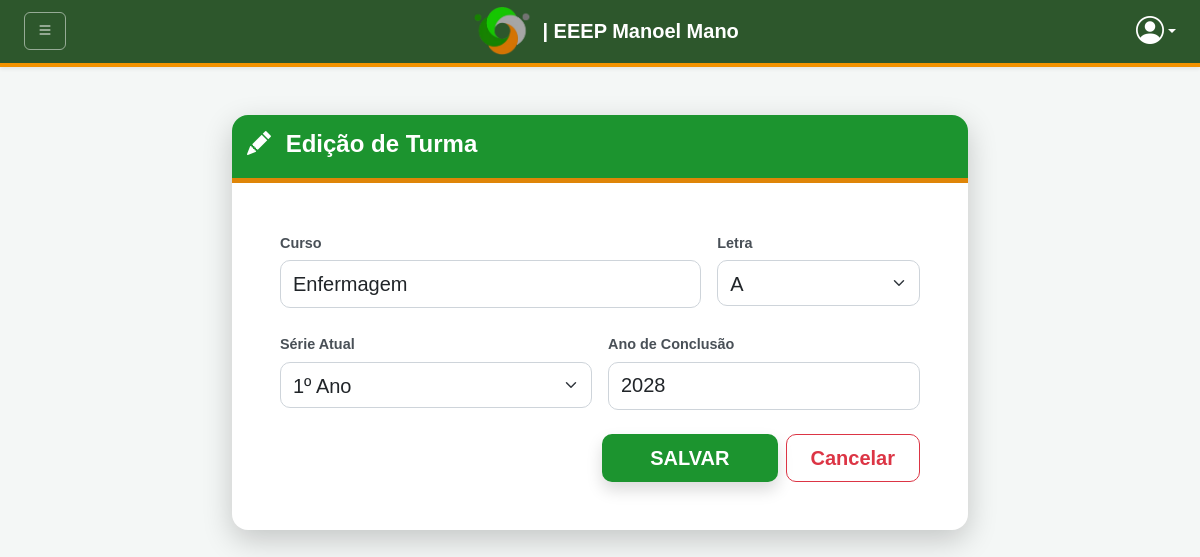
The app's page /turmas/editar.php?id=1 with its own data.
### tables this page shows
CREATE TABLE `turmas` (
  `id_turma` int(11) NOT NULL,
  `curso` varchar(100) NOT NULL,
  `identificador_curso` varchar(1) NOT NULL,
  `ano_conclusao` year(4) NOT NULL,
  `serie_atual` varchar(10) NOT NULL
);

### turmas/editar.php (the view, shortened to what this page needs)
<?php
include '../includes/conexao.php';
$id = mysqli_real_escape_string($conn, $_GET['id']);
$sql_select = "SELECT * FROM turmas WHERE id_turma = $id";
$result = mysqli_query($conn, $sql_select);
$dados = mysqli_fetch_assoc($result);
?>
<!DOCTYPE html>
<html lang="pt-br">
<head>
    <link href="https://cdn.jsdelivr.net/npm/bootstrap@5.3.0/dist/css/bootstrap.min.css" rel="stylesheet">
    <link rel="stylesheet" href="https://cdn.jsdelivr.net/npm/bootstrap-icons@1.11.1/font/bootstrap-icons.css">
    <link rel="stylesheet" href="cadastro.css">
</head>
<body>
    <?php include('../includes/menu.php'); ?>
    <main class="container py-5">
        <div class="row justify-content-center">
            <div class="col-12 col-lg-8">
                <div class="card card-cadastro">
                    <div class="card-header-custom text-center text-sm-start d-sm-flex align-items-center justify-content-between">
                        <div>
                            <h4 class="fw-bold mb-1"><i class="bi bi-pencil-fill me-2"></i> Edição de Turma</h4>
                        </div>
                    </div>
                    <div class="card-body p-4 p-md-5">
                        <form action="atualizar.php" method="POST">
                            <div class="row g-3 mb-4">
                                <div class="col-12 col-md-8">
                                    <label class="form-label fw-bold">Curso</label>
                                    <input type="text" class="form-control form-control-lg" name="curso" value="<?= htmlspecialchars($dados['curso']); ?>" required>
                                </div>
                                <div class="col-12 col-md-4">
                                    <label class="form-label fw-bold">Letra</label>
                                    <select name="id_curso" class="form-select form-select-lg" required>
                                        <?php foreach(['A','B','C','D','E'] as $letra): ?>
                                            <option value="<?= $letra ?>" <?= ($dados['identificador_curso'] == $letra) ? 'selected' : ''; ?>><?= $letra ?></option>
                                        <?php endforeach; ?>
                                    </select>
                                </div>
                            </div>
                            <div class="row g-3 mb-4">
                                <div class="col-12 col-md-6">
                                    <label class="form-label fw-bold">Série Atual</label>
                                    <select name="serie_atual" class="form-select form-select-lg" required>
                                        <option value="1" <?= ($dados['serie_atual'] == "1") ? 'selected' : ''; ?>>1º Ano</option>
                                    </select>
                                </div>
                                <div class="col-12 col-md-6">
                                    <label class="form-label fw-bold">Ano de Conclusão</label>
                                    <input type="number" name="ano_conclusao" class="form-control form-control-lg" value="<?= $dados['ano_conclusao'];?>" required>
                                </div>
                            </div>
                            <div class="d-grid gap-2 d-md-flex justify-content-md-end mt-4">
                                <button type="submit" class="btn btn-salvar btn-lg px-5 shadow text-uppercase">Salvar</button>
                                <a href="index.php" class="btn btn-outline-danger btn-cancelar btn-lg px-4 fw-bold">Cancelar</a>
                            </div>
                        </form>
                    </div>
                </div>
            </div>
        </div>
    </main>
</body>
</html>

### turmas/cadastro.css (style rules this page uses)
body { font-family: "Poppins", sans-serif; background-color: #f4f6f9; color: #333; }
.card-cadastro { background: #ffffff; border: none; border-radius: 16px; box-shadow: 0 10px 30px rgba(0, 0, 0, 0.2); }
.card-header-custom { background-color: #1c942f; color: white; border-top-left-radius: 16px !important; border-top-right-radius: 16px !important; padding: 15px; border-bottom: 5px solid #df8508; }
.form-label { font-weight: 500; color: #495057; font-size: 0.9rem; margin-bottom: 6px; }
.form-control, .form-select { height: 46px; border-radius: 10px; border: 1px solid #ced4da; padding-left: 12px; transition: all 0.2s ease-in-out; }
.btn-salvar { background-color: #1c942f; color: white; font-weight: 600; border: none; border-radius: 10px; height: 48px; transition: 0.2s ease; }
.btn-cancelar { border-radius: 10px; height: 48px; font-weight: 600; display: inline-flex; align-items: center; justify-content: center; }

### includes/menu.php (style rules this page uses)
:root { --verde-eeep: #2d572c; --laranja-eeep: #f39200; --branco: #ffffff; }
body { background-color: #f4f7f6; }

### records on screen
turmas: curso "Enfermagem", id_curso "A", serie_atual "1º Ano", ano_conclusao "2028"
